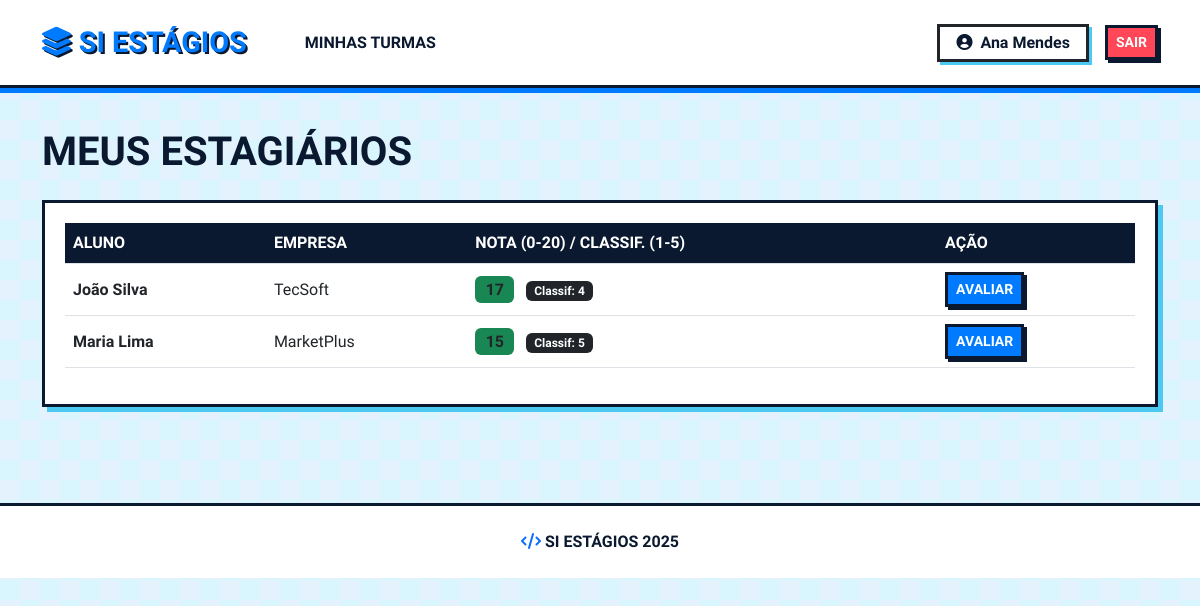
Page /siestagios_web_based/formador/dashboard.php (signed in) on the earlier database version.
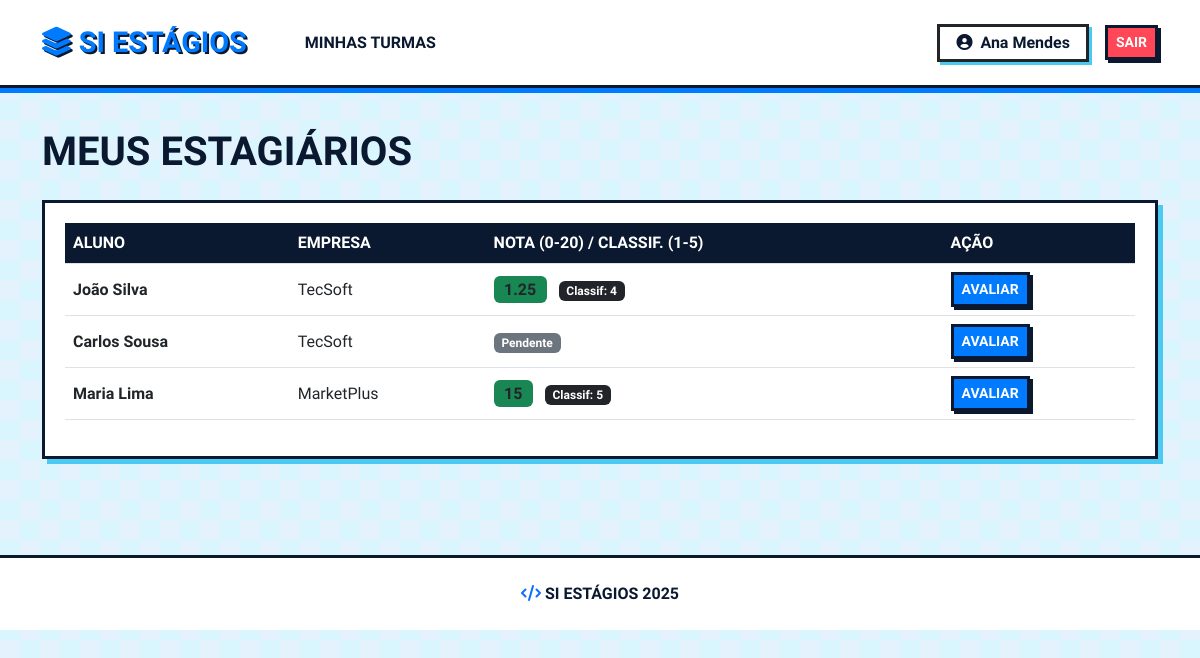
Same page on the later database version.
### tables this page shows
CREATE TABLE `estagio` (
  `estabelecimento_empresa_id` int(11) NOT NULL,
  `estabelecimento_id` int(11) NOT NULL,
  `aluno_id` int(11) NOT NULL,
  `formador_id` int(11) NOT NULL,
  `data_inicio` date DEFAULT NULL,
  `data_fim` date DEFAULT NULL,
  `nota_empresa` double DEFAULT NULL,
  `nota_escola` double NOT NULL,
  `nota_relatorio` double NOT NULL,
  `nota_procura` double NOT NULL,
  `nota_final` double DEFAULT NULL,
  `classificacao` tinyint(1) DEFAULT NULL
);

CREATE TABLE `utilizador` (
  `utilizador_id` int(11) NOT NULL,
  `login` varchar(150) DEFAULT NULL,
  `password` varchar(150) DEFAULT NULL,
  `nome` varchar(150) DEFAULT NULL,
  `tipo` enum('aluno','formador','administrativo','') NOT NULL
);

CREATE TABLE `empresa` (
  `responsavel_id` int(11) DEFAULT NULL,
  `empresa_id` int(11) NOT NULL,
  `num_contribuinte` char(9) DEFAULT NULL,
  `firma` varchar(150) DEFAULT NULL,
  `morada_sede` varchar(150) DEFAULT NULL,
  `localidade` varchar(150) DEFAULT NULL,
  `codigo_postal` char(8) DEFAULT NULL,
  `telefone` varchar(150) DEFAULT NULL,
  `email` varchar(150) DEFAULT NULL,
  `website` varchar(150) DEFAULT NULL,
  `tipo_organizacao` varchar(150) DEFAULT NULL,
  `observacoes` varchar(150) DEFAULT NULL
);

### siestagios_web_based/formador/dashboard.php (the view, shortened to what this page needs)
<?php
include '../db.php';
include '../includes/header.php';
$id_formador = $_SESSION['user_id'];
?>
<h1 class="display-6 fw-bold text-uppercase mb-4">Meus Estagiários</h1>
<div class="table-container">
    <table class="table table-hover align-middle">
        <thead>
            <tr>
                <th>Aluno</th>
                <th>Empresa</th>
                <th>Nota (0-20) / Classif. (1-5)</th>
                <th>Ação</th>
            </tr>
        </thead>
        <tbody>
            <?php
            $sql = "SELECT e.aluno_id, u.nome, emp.firma, e.nota_final, e.classificacao
                    FROM estagio e
                    JOIN aluno a ON e.aluno_id = a.utilizador_id
                    JOIN utilizador u ON a.utilizador_id = u.utilizador_id
                    JOIN estabelecimento est ON e.estabelecimento_id = est.estabelecimento_id AND e.estabelecimento_empresa_id = est.empresa_id
                    JOIN empresa emp ON est.empresa_id = emp.empresa_id
                    WHERE e.formador_id = $id_formador";
            $result = mysqli_query($conn, $sql);
            while($row = mysqli_fetch_assoc($result)) {
                echo "<tr>";
                echo "<td class='fw-bold'>".$row['nome']."</td>";
                echo "<td>".$row['firma']."</td>";
                echo "<td>";
                if($row['nota_final']) {
                    echo "<span class='badge bg-success text-dark fs-6'>".$row['nota_final']."</span>";
                    echo " <span class='badge bg-dark ms-2'>Classif: ".$row['classificacao']."</span>";
                } else {
                    echo "<span class='badge bg-secondary'>Pendente</span>";
                }
                echo "</td>";
                echo "<td><a href='avaliar.php?id=".$row['aluno_id']."' class='btn btn-primary btn-sm'>Avaliar</a></td>";
                echo "</tr>";
            }
            ?>
        </tbody>
    </table>
</div>
<?php include '../includes/footer.php'; ?>

### siestagios_web_based/includes/header.php (shortened to what this page needs)
<!DOCTYPE html>
<html lang="pt-PT">
<head>
    <link href="https://cdn.jsdelivr.net/npm/bootstrap@5.3.0/dist/css/bootstrap.min.css" rel="stylesheet">
    <link rel="stylesheet" href="https://cdnjs.cloudflare.com/ajax/libs/font-awesome/6.0.0/css/all.min.css">
</head>
<body>
<?php if(isset($_SESSION['user_id'])): ?>
<nav class="navbar navbar-expand-lg">
  <div class="container">
    <a class="navbar-brand" href="#"><i class="fas fa-layer-group me-2"></i>SI Estágios</a>
    <div class="collapse navbar-collapse" id="navbarNav">
      <ul class="navbar-nav me-auto ms-4">
        <?php if($_SESSION['tipo'] == 'administrativo'): ?>
            <li class="nav-item"><a class="nav-link" href="../admin/dashboard.php">Gestão Admin</a></li>
        <?php elseif($_SESSION['tipo'] == 'aluno'): ?>
            <li class="nav-item"><a class="nav-link" href="../aluno/dashboard.php">Empresas</a></li>
        <?php elseif($_SESSION['tipo'] == 'formador'): ?>
            <li class="nav-item"><a class="nav-link" href="../formador/dashboard.php">Minhas Turmas</a></li>
        <?php endif; ?>
      </ul>
      <div class="d-flex align-items-center">
        <div class="bg-white px-3 py-1 border border-3 border-dark fw-bold me-3" style="box-shadow: 3px 3px 0 var(--blue-light);">
            <i class="fas fa-user-circle me-2"></i><?php echo $_SESSION['nome']; ?>
        </div>
        <a href="../logout.php" class="btn btn-danger btn-sm">SAIR</a>
      </div>
    </div>
  </div>
</nav>
<?php endif; ?>
<div class="container pb-5">

### siestagios_web_based/includes/footer.php (shortened to what this page needs)
</div> <footer class="text-center py-4 mt-5" style="border-top: 3px solid var(--blue-dark); background: white;">
    <p class="mb-0 fw-bold text-uppercase"><i class="fas fa-code text-primary"></i> SI Estágios 2025</p>
</footer>
</body>
</html>

### siestagios_web_based/includes/header.php (style rules this page uses)
:root { --blue-dark: #0a192f; --blue-main: #007bff; --blue-light: #4cc9f0; --blue-pale: #e3f2fd; --white: #ffffff; --border-width: 3px; --shadow-dist: 5px; }
body { background-color: var(--blue-pale); background-image: linear-gradient(45deg, var(--blue-light) 25%, transparent 25%, transparent 75%, var(--blue-light) 75%, var(--blue-light)), linear-gradient(45deg, var(--blue-light) 25%, transparent 25%, transparent 75%, var(--blue-light) 75%, var(--blue-light)); background-size: 40px 40px; background-position: 0 0, 20px 20px; background-blend-mode: soft-light; font-family: 'Kanit', sans-serif; color: var(--blue-dark); min-height: 100vh; }
.navbar { background-color: var(--white) !important; border-bottom: var(--border-width) solid var(--blue-dark); box-shadow: 0 var(--shadow-dist) 0 var(--blue-main); padding: 1rem 0; margin-bottom: 40px; }
.navbar-brand { font-weight: 800; font-size: 1.8rem; color: var(--blue-main) !important; text-transform: uppercase; text-shadow: 2px 2px 0 var(--blue-dark); }
.nav-link { color: var(--blue-dark) !important; font-weight: 600; text-transform: uppercase; margin: 0 10px; transition: 0.2s; }
.btn { border: var(--border-width) solid var(--blue-dark); border-radius: 0; font-weight: 800; text-transform: uppercase; box-shadow: 3px 3px 0 var(--blue-dark); transition: all 0.1s; }
.btn-primary { background-color: var(--blue-main); color: var(--white); }
.btn-danger { background-color: #ff4757; color: white; }
.table-container { background: white; border: var(--border-width) solid var(--blue-dark); box-shadow: var(--shadow-dist) var(--shadow-dist) 0 var(--blue-light); padding: 20px; }
.table thead th { background-color: var(--blue-dark); color: var(--white); text-transform: uppercase; }

Differences in the rows shown:
changed estagio "João Silva": nota_final "17" → "1.25"
added estagio: utilizador.nome "Carlos Sousa", empresa.firma "TecSoft", shows "Pendente"
